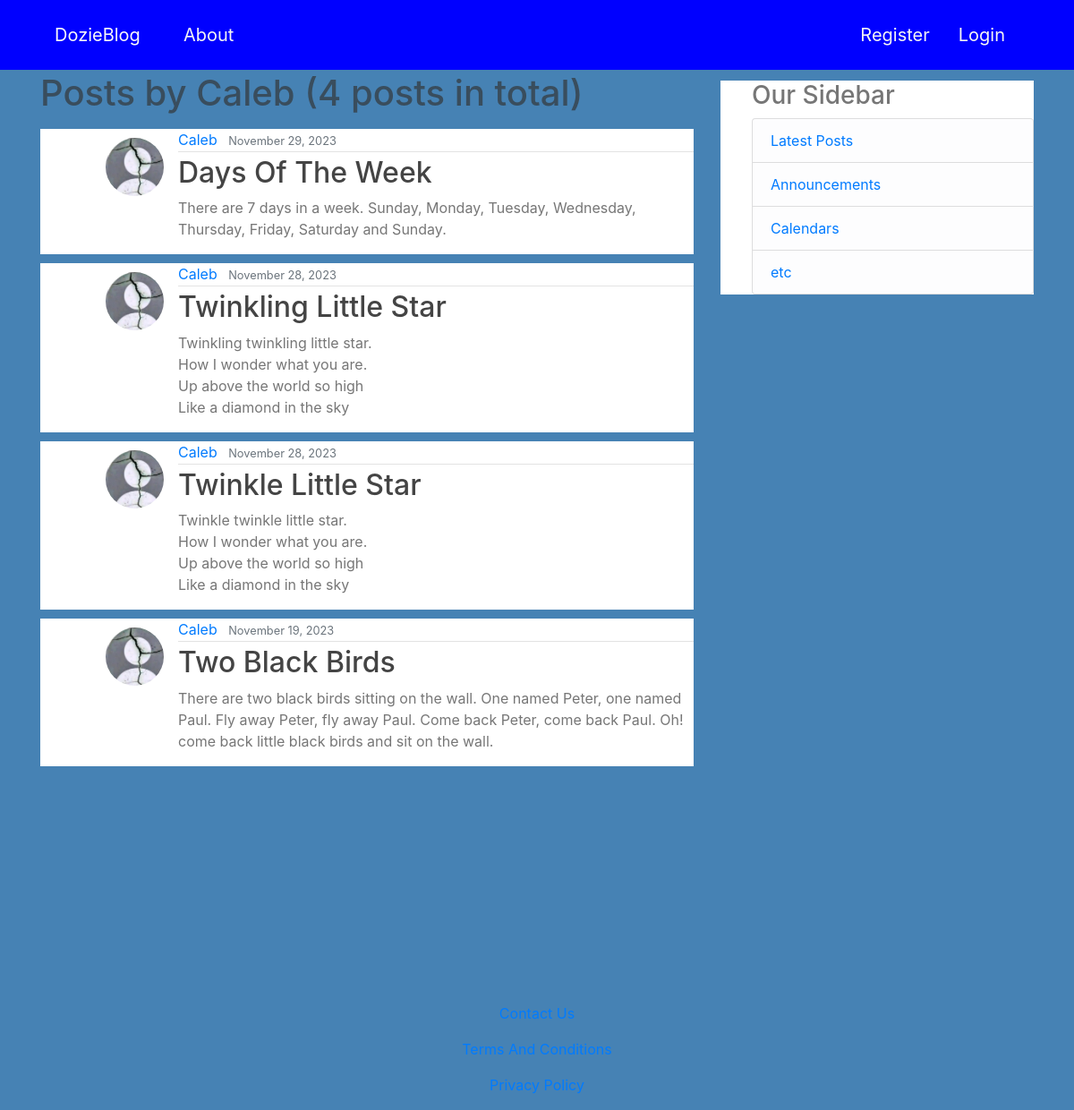
/user/Caleb, run on the app's committed database.
### blog/models.py (models this page shows, shortened)
class Post(models.Model):
    title = models.CharField(max_length=200)
    content = models.TextField()
    date_posted = models.DateTimeField(default=timezone.now)
    author = models.ForeignKey(User, on_delete=models.CASCADE)

### users/models.py (models this page shows, shortened)
class Profile(models.Model):
    user = models.OneToOneField(User, on_delete=models.CASCADE)
    image = models.ImageField(default='profile_pics/default.jpg', upload_to='profile_pics')

### blog/views.py (the view)
# urls.py: path('user/<str:username>', UserPostListView.as_view(), name='user-posts'),
class UserPostListView(ListView):
    model = Post
    template_name = 'blog/user_posts.html'
    context_object_name = 'posts'
    paginate_by = 5
    def get_queryset(self):
        user = get_object_or_404(User, username=self.kwargs.get('username'))
        return Post.objects.filter(author=user).order_by('-date_posted')

### blog/templates/blog/user_posts.html (shortened to what this page needs)
{% extends 'blog/base.html' %}
{% block content %}
    <h1 class="mb-3">Posts by {{view.kwargs.username}} ({{page_obj.paginator.count}} posts in total)</h1>
    <div class="content">
        {% for post in posts %}
            <article class="media content-section">
                <img src="{{post.author.profile.image.url}}" alt="" class="rounded-circle article-img">
                <div class="media-body">
                    <div class="article-metadata">
                        <a href="{% url 'user-posts' post.author.username %}" class="mr-2">{{post.author|title}}</a>
                        <small class="text-muted">{{post.date_posted|date:"F d, Y"}}</small>
                    </div>
                    <h2><a href="{% url 'post-detail' post.id %}" class="article-title ">{{post.title}}</a></h2>
                    <p class="article-content">{{post.content}}</p>
                </div>
            </article>
        {% endfor %}
        <br>
    </div>
{% endblock content %}

### blog/static/blog/main.css (style rules this page uses)
body { background: steelblue; color:#333333ab; margin-top:5rem; }
.article-title { color: #444444; }
.article-img { height: 65px; width: 65px; margin-right: 16px; margin-top: 10px; }
.article-content { white-space: pre-line; }
.article-metadata { padding-bottom: 1px; margin-bottom: 4px; border-bottom: 1px solid #e3e3e3; }
.content-section { background-color: white; padding-left: 10%; margin-top: 10px; border: 3px; }

### data on the page
Post: author.profile.image (placeholder picture), author "Caleb", date_posted "November 29, 2023", title "Days Of The Week", content "There are 7 days in a week. Sunday, Monday, Tuesday, Wednesday, Thursday, Friday, Saturday and Sunday."
Post: author.profile.image (placeholder picture), author "Caleb", date_posted "November 28, 2023", title "Twinkling Little Star", content "Twinkling twinkling little star. How I wonder what you are. Up above the world so high Like a diamond in the sky"
Post: author.profile.image (placeholder picture), author "Caleb", date_posted "November 28, 2023", title "Twinkle Little Star", content "Twinkle twinkle little star. How I wonder what you are. Up above the world so high Like a diamond in the sky"
Post: author.profile.image (placeholder picture), author "Caleb", date_posted "November 19, 2023", title "Two Black Birds", content "There are two black birds sitting on the wall. One named Peter, one named Paul. Fly away Peter, fly away Paul. Come back Peter, come back Paul. Oh! come back little black birds and sit on the wall."

### other printed values
{{ view.kwargs.username }} "Caleb"
{{ page_obj.paginator.count }} "4"
